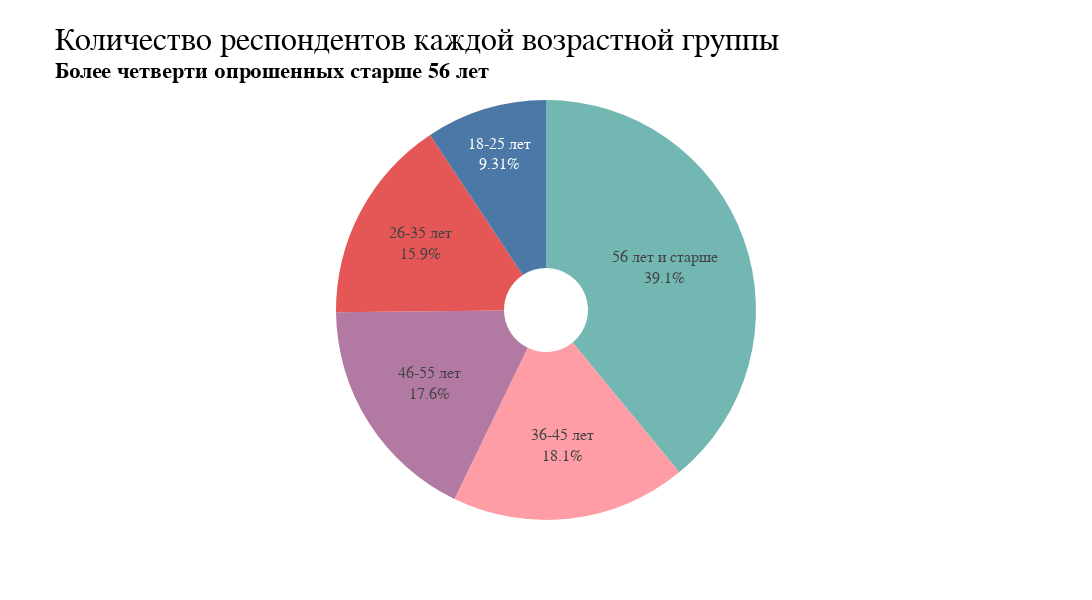

The notebook cell this image was saved under:
### Markdown cell above
Распределение возраста и возрастных групп респондентов

### Code cell
fig = go.Figure()

fig.add_trace(go.Pie(labels = data["Age group"].value_counts().keys().to_list(), values = data["Age group"].value_counts().values, 
                     marker_colors = ['#72B7B2', '#FF9DA6', '#B279A2', '#E45756', '#4C78A8'], hole = 0.2, 
                     textinfo = "label+percent", direction ='clockwise'))

fig.update_layout(title_text = f"Количество респондентов каждой возрастной группы<br><sup><b>Более четверти опрошенных старше 56 лет</b>",
                  title_font_size = 32)
fig.update_layout(font_family = "Arial", font_size = 16, title_font_family = "Arial", font_color = "black")
fig.update_layout(height = 600, width = 1250)
fig.update_layout(showlegend = False)

fig.show()

### Figure 1 — Plotly figure (JSON) as saved in the notebook; plotly's stock layout.template omitted (floating-point values rounded to 4 significant figures)
{"data": [{"direction": "clockwise", "hole": 0.2, "labels": ["56 лет и старше", "36-45 лет", "46-55 лет", "26-35 лет", "18-25 лет"], "marker": {"colors": ["#72B7B2", "#FF9DA6", "#B279A2", "#E45756", "#4C78A8"]}, "textinfo": "label+percent", "type": "pie", "values": [4750, 2204, 2146, 1930, 1132]}], "layout": {"font": {"color": "black", "family": "Arial", "size": 16}, "height": 600, "showlegend": false, "title": {"font": {"family": "Arial", "size": 32}, "text": "Количество респондентов каждой возрастной группы<br><sup><b>Более четверти опрошенных старше 56 лет</b>"}, "width": 1250}}
